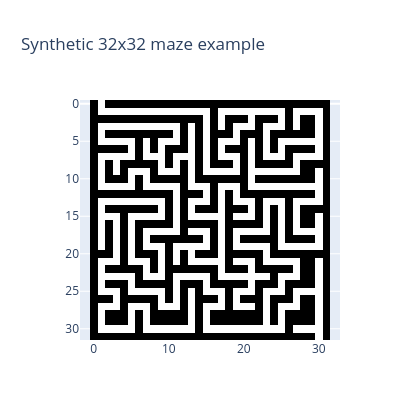

The code cell stored with this chart in its notebook:
### Markdown cell above
## 1. Synthetic Dataset

Randomized DFS generates perfect mazes. `0` means wall; `1` means passage.

### Code cell
MAZE_SIZE = 32  # Training resolution; evaluation also checks 64x64 below.
N_MAZES = 12_000
VAL_FRACTION = 0.1
mazes = generate_dataset(N_MAZES, seed=SEED, size=MAZE_SIZE)
n_val = int(N_MAZES * VAL_FRACTION)
train_mazes = torch.from_numpy(mazes[:-n_val].copy()).long()
val_mazes = torch.from_numpy(mazes[-n_val:].copy()).long()

fig = go.Figure(
    go.Heatmap(
        z=mazes[0],
        zmin=0,
        zmax=1,
        colorscale=[[0, "black"], [1, "white"]],
        showscale=False,
    )
)
fig.update_layout(
    title=f"Synthetic {MAZE_SIZE}x{MAZE_SIZE} maze example",
    width=420,
    height=420,
    yaxis=dict(autorange="reversed", scaleanchor="x"),
)
fig.show()

### Figure 1 — Plotly figure (JSON) as saved in the notebook; plotly's stock layout.template omitted (floating-point values rounded to 4 significant figures; data arrays with more than 128 entries replaced by an {"elided": "..."} marker saying what was removed)
{"data": [{"colorscale": [[0, "black"], [1, "white"]], "showscale": false, "type": "heatmap", "z": {"elided": "32x32 int values"}, "zmax": 1, "zmin": 0}], "layout": {"height": 420, "title": {"text": "Synthetic 32x32 maze example"}, "width": 420, "yaxis": {"autorange": "reversed", "scaleanchor": "x"}}}
